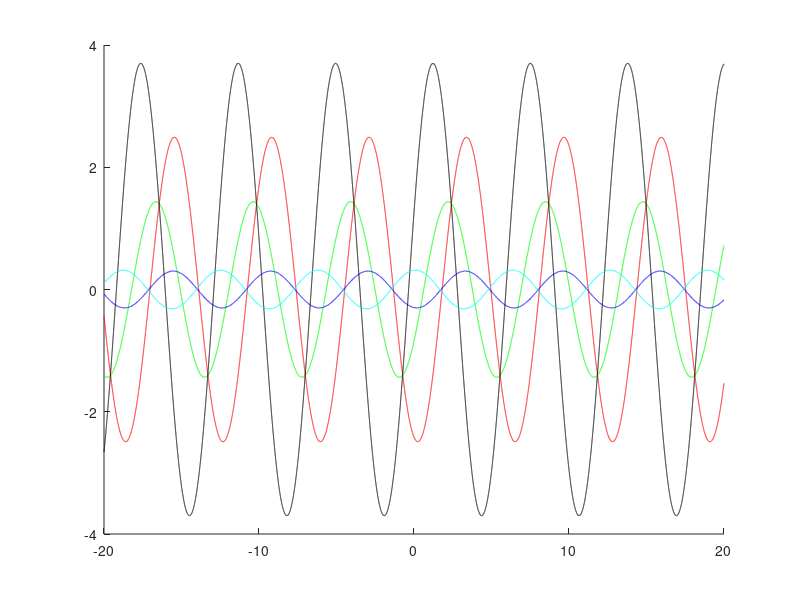

This figure's MATLAB source:
close all
domain = -20:0.001:20;

A = rand(1,5)*4;
phi = rand(1,5)*2*pi;
colors = ['g','r','b','k','c'];
hold on;
for i=1:5
  plot(domain, A(i).*sin(domain+phi(i)),colors(i));
end;

